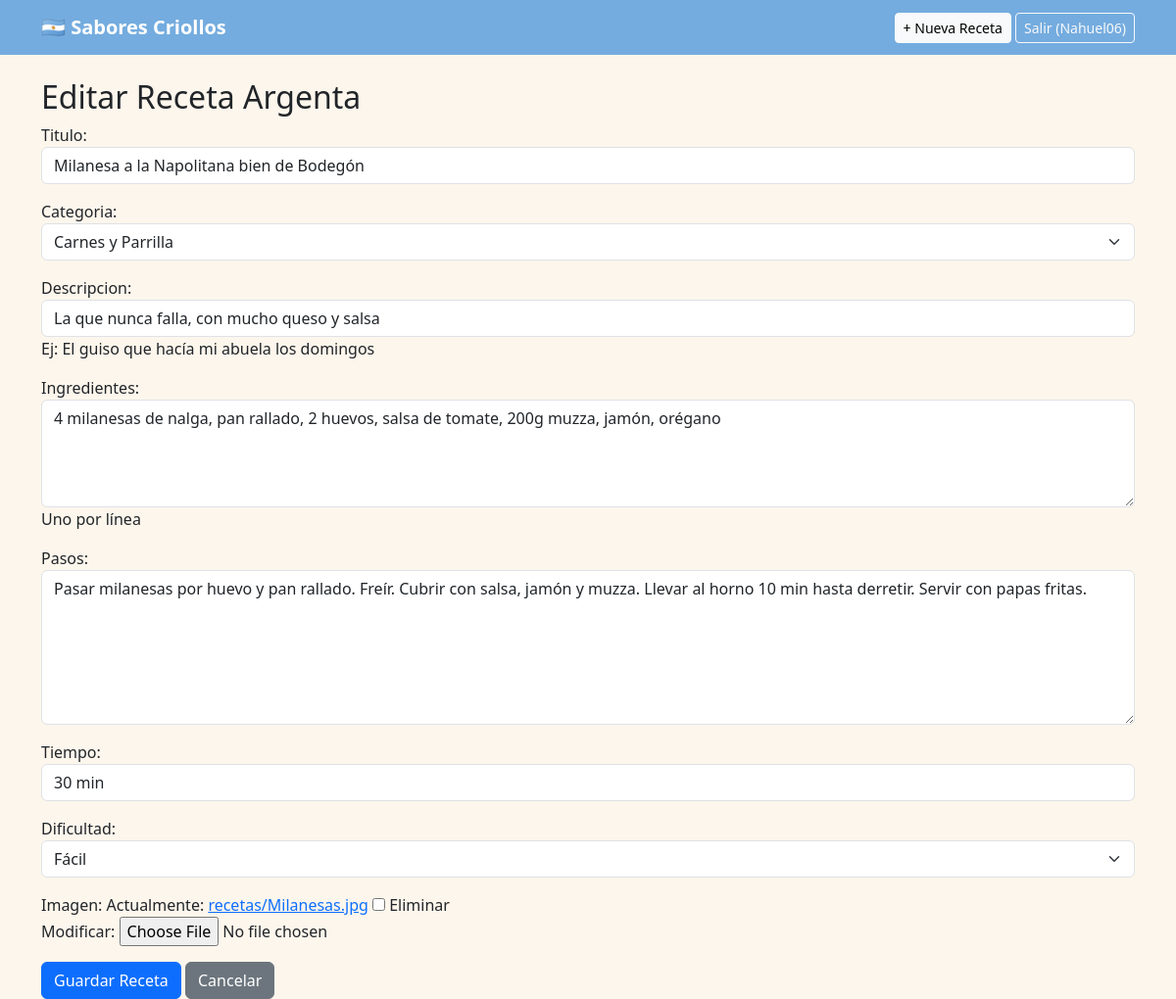
The page /receta/2/editar/ (signed in) on the database its author committed.
### blog/models.py (models this page shows, shortened)
class Receta(models.Model):
    CATEGORIAS = [
        ('guisos', 'Guisos y Ollas'),
        ('carnes', 'Carnes y Parrilla'),
        ('pastas', 'Pastas con Tuco'),
        ('clasicos', 'Clásicos de Bodegón'),
    ]
    titulo = models.CharField(max_length=200)
    categoria = models.CharField(max_length=20, choices=CATEGORIAS, default='clasicos')
    descripcion = models.CharField(max_length=250, help_text="Ej: El guiso que hacía mi abuela los domingos")
    ingredientes = models.TextField(help_text="Uno por línea")
    pasos = models.TextField()
    tiempo = models.CharField(max_length=50, default="60 min")
    dificultad = models.CharField(max_length=50, default="Media")
    autor = models.ForeignKey(User, on_delete=models.CASCADE)
    fecha = models.DateTimeField(auto_now_add=True)
    imagen = models.ImageField(upload_to='recetas/', blank=True, null=True)

### blog/views.py (the view)
# urls.py: path('receta/<int:pk>/editar/', RecetaUpdateView.as_view(), name='editar_receta'),
class RecetaUpdateView(LoginRequiredMixin, UserPassesTestMixin, UpdateView):
    model = Receta
    form_class = RecetaForm
    template_name = 'blog/receta_form.html'
    success_url = '/'
    def test_func(self):
        return self.request.user == self.get_object().autor

### blog/forms.py
class RecetaForm(forms.ModelForm):
    class Meta:
        model = Receta
        fields = ['titulo', 'categoria', 'descripcion', 'ingredientes', 'pasos', 'tiempo', 'dificultad', 'imagen']
        widgets = {
            'titulo': forms.TextInput(attrs={'class': 'form-control', 'placeholder': 'Ej: Guiso de lentejas de la nona'}),
            'descripcion': forms.TextInput(attrs={'class': 'form-control'}),
            'ingredientes': forms.Textarea(attrs={'class': 'form-control', 'rows': 4, 'placeholder': 'Uno por línea:\n500g lentejas\n1 chorizo colorado...'}),
            'pasos': forms.Textarea(attrs={'class': 'form-control', 'rows': 6}),
            'tiempo': forms.TextInput(attrs={'class': 'form-control'}),
            'dificultad': forms.Select(choices=[('Fácil','Fácil'),('Media','Media'),('Difícil','Difícil')], attrs={'class': 'form-select'}),
            'categoria': forms.Select(attrs={'class': 'form-select'}),
        }

### templates/blog/receta_form.html (shortened to what this page needs)
{% extends 'base.html' %}
{% block content %}
<h2>{% if object %}Editar{% else %}Nueva{% endif %} Receta Argenta</h2>
<form method="post" enctype="multipart/form-data">
{{ form.as_p }}
<button type="submit" class="btn btn-primary">Guardar Receta</button>
<a href="/" class="btn btn-secondary">Cancelar</a>
</form>
{% endblock %}

### templates/base.html (shortened to what this page needs)
<!DOCTYPE html>
<html>
<head>
    <link href="https://cdn.jsdelivr.net/npm/bootstrap@5.3.0/dist/css/bootstrap.min.css" rel="stylesheet">
</head>
<body>
<nav class="navbar navbar-dark mb-4"><div class="container">
<a class="navbar-brand fw-bold" href="/">🇦🇷 Sabores Criollos</a>
<div>
{% if user.is_authenticated %}
<a class="btn btn-light btn-sm" href="/receta/crear/">+ Nueva Receta</a>
<a class="btn btn-outline-light btn-sm" href="/accounts/logout/">Salir ({{user.username}})</a>
{% else %}
<a class="btn btn-light btn-sm" href="/accounts/login/">Entrar</a>
<a class="btn btn-warning btn-sm" href="/registro/">Registrarse</a>
{% endif %}
</div>
</div></nav>
<div class="container">{% block content %}{% endblock %}</div>
</body></html>

### templates/base.html (style rules this page uses)
body { background:#fdf6ec }
.navbar { background:#74acdf!important }

### rows shown on the page
Receta: titulo "Milanesa a la Napolitana bien de Bodegón", categoria "Carnes y Parrilla", descripcion "La que nunca falla, con mucho queso y salsa", ingredientes "4 milanesas de nalga, pan rallado, 2 huevos, salsa de tomate, 200g muzza, jamón, orégano", pasos "Pasar milanesas por huevo y pan rallado. Freír. Cubrir con salsa, jamón y muzza. Llevar al horno 10 min hasta derretir. Servir con papas fritas.", tiempo "30 min", dificultad "Fácil"

### other values the page prints
{{ user.username }} "Nahuel06"
